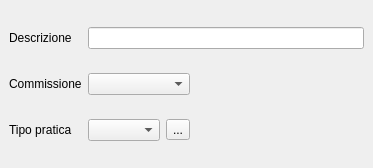
<?xml version="1.0" encoding="UTF-8"?>
<ui version="4.0">
 <class>MainWindow</class>
 <widget class="QMainWindow" name="MainWindow">
  <property name="geometry">
   <rect>
    <x>0</x>
    <y>0</y>
    <width>373</width>
    <height>168</height>
   </rect>
  </property>
  <property name="windowTitle">
   <string>Tipologie di seduta</string>
  </property>
  <widget class="QWidget" name="centralwidget">
   <layout class="QGridLayout" name="gridLayout">
    <item row="0" column="0">
     <widget class="QLabel" name="label">
      <property name="text">
       <string>Descrizione</string>
      </property>
     </widget>
    </item>
    <item row="0" column="1" colspan="3">
     <widget class="QLineEdit" name="lineEdit">
      <property name="column" stdset="0">
       <string>descrizione</string>
      </property>
     </widget>
    </item>
    <item row="1" column="0">
     <widget class="QLabel" name="label_2">
      <property name="text">
       <string>Commissione</string>
      </property>
     </widget>
    </item>
    <item row="1" column="1" colspan="2">
     <widget class="com.axiastudio.pypapi.ui.widgets.PyPaPiComboBox" name="comboBox">
      <property name="column" stdset="0">
       <string>commissione</string>
      </property>
     </widget>
    </item>
    <item row="1" column="3">
     <spacer name="horizontalSpacer">
      <property name="orientation">
       <enum>Qt::Horizontal</enum>
      </property>
      <property name="sizeHint" stdset="0">
       <size>
        <width>100</width>
        <height>20</height>
       </size>
      </property>
     </spacer>
    </item>
    <item row="2" column="0">
     <widget class="QLabel" name="label_3">
      <property name="text">
       <string>Tipo pratica</string>
      </property>
     </widget>
    </item>
    <item row="2" column="1">
     <widget class="com.axiastudio.pypapi.ui.widgets.PyPaPiComboBox" name="comboBoxTipologia">
      <property name="column" stdset="0">
       <string>tipologiaPratica</string>
      </property>
      <property name="search" stdset="0">
       <bool>true</bool>
      </property>
     </widget>
    </item>
    <item row="2" column="2">
     <widget class="QToolButton" name="toolButtonTipologia">
      <property name="text">
       <string>...</string>
      </property>
     </widget>
    </item>
    <item row="2" column="3">
     <spacer name="horizontalSpacer_2">
      <property name="orientation">
       <enum>Qt::Horizontal</enum>
      </property>
      <property name="sizeHint" stdset="0">
       <size>
        <width>100</width>
        <height>20</height>
       </size>
      </property>
     </spacer>
    </item>
   </layout>
  </widget>
 </widget>
 <customwidgets>
  <customwidget>
   <class>com.axiastudio.pypapi.ui.widgets.PyPaPiComboBox</class>
   <extends>QComboBox</extends>
   <header>pypapicombobox.h</header>
  </customwidget>
 </customwidgets>
 <resources/>
 <connections/>
</ui>
